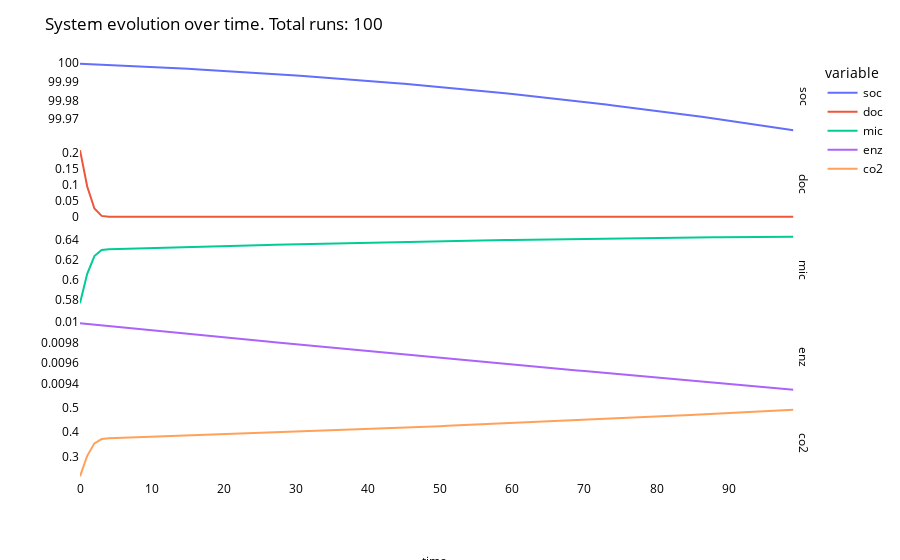

This figure's notebook cell:
### Markdown cell above
Computing the simulation a 100 times, providing input with dataframe

### Code cell
# Ths is the input dataframe

input = pd.DataFrame([{"dtemp": 0.1, "input_soc": 0.0005, "input_doc": 0.0005, }]*100)

print("input dataframe:")
print(input.head())

# run simulation over dataframe
my_model=ModelRunner(initial_sysvar)
for i,n in input.iterrows():
    my_model.compute_model(**n.to_dict(), verbose=False)

# extract and plot  dataframe
history_df = pd.DataFrame(my_model.history).reset_index()
print("\n\noutput dataframe:")
print(history_df.head())
plot_model_history(history_df)
